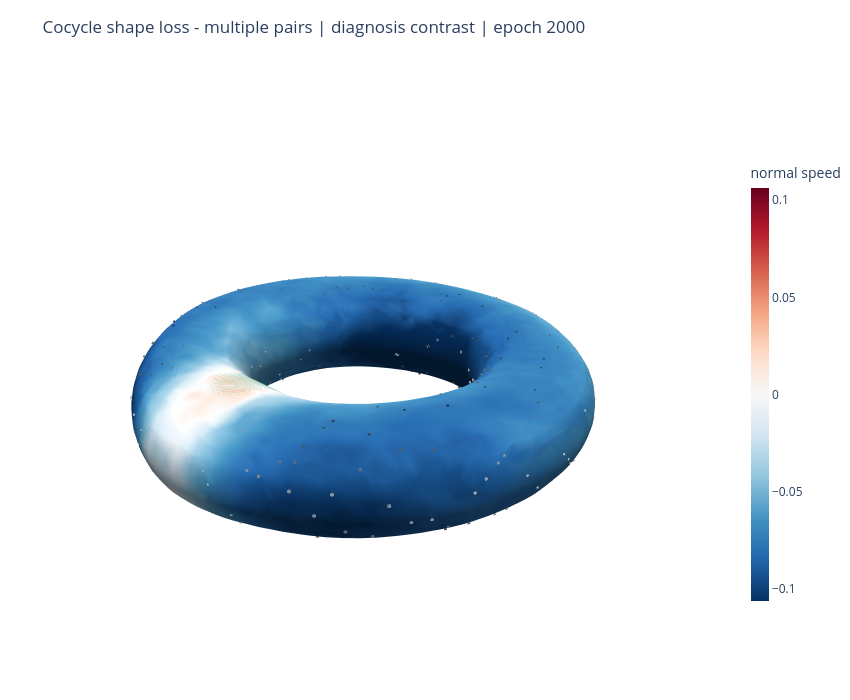
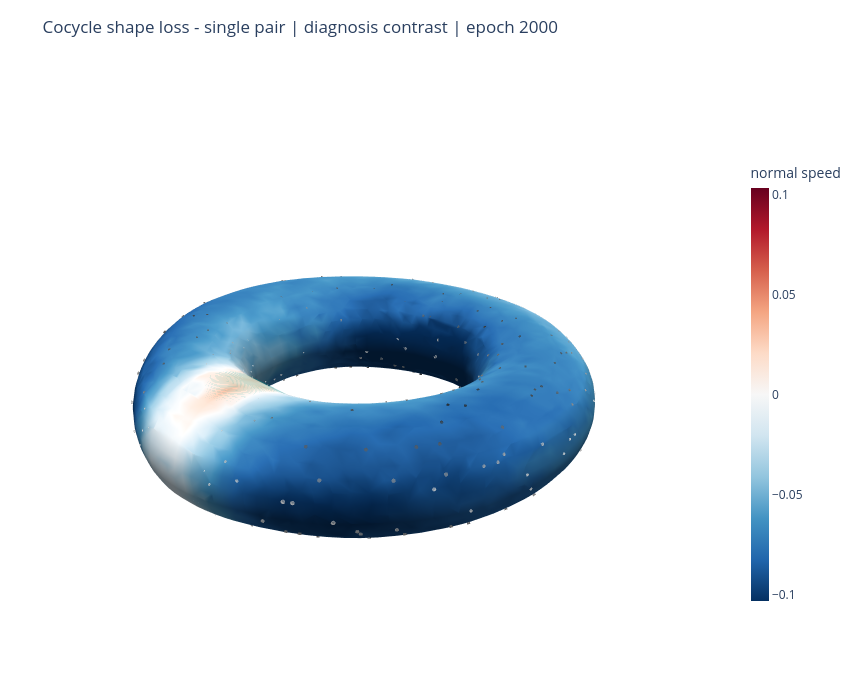

The code cell stored with these charts, in order, in its notebook:
### Markdown cell above
## Perturbed surfaces and local normal arrows

### Code cell
def perturbed_mesh(model_name, map_name):
    model = MODELS[model_name]
    _, grid = decode_grid(
        model["decoder"], RESULTS[model_name][map_name]["z_step"], GRID_RES
    )
    return mesh_from_grid(grid)


def overlay_arrow_figure(model_name, map_name, arrow_count=350):
    model = MODELS[model_name]
    base_mesh = GEOMETRY[model_name]["mesh"]
    step_mesh = perturbed_mesh(model_name, map_name)
    values = RESULTS[model_name][map_name]["normal_speed"]
    arrows = RESULTS[model_name][map_name]["arrows"]
    limit = robust_symmetric_limit([values])
    fig = go.Figure()
    fig.add_trace(
        mesh_surface_trace(
            base_mesh,
            values,
            -limit,
            limit,
            show_colorbar=True,
            title="normal speed",
        )
    )

    step_v = np.asarray(step_mesh.vertices)
    step_f = np.asarray(step_mesh.faces)
    fig.add_trace(
        go.Mesh3d(
            x=step_v[:, 0],
            y=step_v[:, 1],
            z=step_v[:, 2],
            i=step_f[:, 0],
            j=step_f[:, 1],
            k=step_f[:, 2],
            color="#00A6A6",
            opacity=0.20,
            name="transported surface",
            hoverinfo="skip",
        )
    )

    count = min(int(arrow_count), len(base_mesh.vertices))
    indices = np.linspace(0, len(base_mesh.vertices) - 1, count, dtype=int)
    xyz = np.asarray(base_mesh.vertices)[indices]
    vec = arrows[indices]
    fig.add_trace(
        go.Cone(
            x=xyz[:, 0],
            y=xyz[:, 1],
            z=xyz[:, 2],
            u=vec[:, 0],
            v=vec[:, 1],
            w=vec[:, 2],
            sizemode="scaled",
            sizeref=max(limit, 1e-8) * 4.0,
            colorscale="Greys",
            showscale=False,
            opacity=0.65,
            name="normal velocity",
            hoverinfo="skip",
        )
    )
    fig.update_layout(
        title=f"{model['label']} | {map_name.replace('_', ' ')} | epoch {model['epoch']}",
        scene=dict(
            aspectmode="data",
            xaxis_visible=False,
            yaxis_visible=False,
            zaxis_visible=False,
            camera=dict(eye=dict(x=1.55, y=1.55, z=1.05)),
        ),
        width=850,
        height=700,
        margin=dict(l=0, r=0, t=65, b=0),
    )
    return fig


for model_name in MODELS:
    overlay_arrow_figure(model_name, "diagnosis_contrast").show()

### Figure 1 — Plotly figure (JSON) as saved in the notebook; plotly's stock layout.template omitted (floating-point values rounded to 4 significant figures; data arrays with more than 128 entries replaced by an {"elided": "..."} marker saying what was removed)
{"data": [{"cmax": 0.1063, "cmin": -0.1063, "colorbar": {"len": 0.72, "thickness": 18, "title": {"text": "normal speed"}}, "colorscale": [[0, "rgb(5,48,97)"], [0.1, "rgb(33,102,172)"], [0.2, "rgb(67,147,195)"], [0.3, "rgb(146,197,222)"], [0.4, "rgb(209,229,240)"], [0.5, "rgb(247,247,247)"], [0.6, "rgb(253,219,199)"], [0.7, "rgb(244,165,130)"], [0.8, "rgb(214,96,77)"], [0.9, "rgb(178,24,43)"], [1, "rgb(103,0,31)"]], "flatshading": false, "hovertemplate": "value=%{intensity:.5g}<extra></extra>", "i": {"elided": "11724 int values"}, "intensity": {"elided": "5862 float values"}, "intensitymode": "vertex", "j": {"elided": "11724 int values"}, "k": {"elided": "11724 int values"}, "lighting": {"ambient": 0.45, "diffuse": 0.75, "roughness": 0.65, "specular": 0.25}, "lightposition": {"x": 100, "y": 150, "z": 200}, "showscale": true, "type": "mesh3d", "x": {"elided": "5862 float values"}, "y": {"elided": "5862 float values"}, "z": {"elided": "5862 float values"}}, {"color": "#00A6A6", "hoverinfo": "skip", "i": {"elided": "11280 int values"}, "j": {"elided": "11280 int values"}, "k": {"elided": "11280 int values"}, "name": "transported surface", "opacity": 0.2, "type": "mesh3d", "x": {"elided": "5640 float values"}, "y": {"elided": "5640 float values"}, "z": {"elided": "5640 float values"}}, {"colorscale": [[0, "rgb(255,255,255)"], [0.125, "rgb(240,240,240)"], [0.25, "rgb(217,217,217)"], [0.375, "rgb(189,189,189)"], [0.5, "rgb(150,150,150)"], [0.625, "rgb(115,115,115)"], [0.75, "rgb(82,82,82)"], [0.875, "rgb(37,37,37)"], [1, "rgb(0,0,0)"]], "hoverinfo": "skip", "name": "normal velocity", "opacity": 0.65, "showscale": false, "sizemode": "scaled", "sizeref": 0.4253, "type": "cone", "u": {"elided": "350 float values"}, "v": {"elided": "350 float values"}, "w": {"elided": "350 float values"}, "x": {"elided": "350 float values"}, "y": {"elided": "350 float values"}, "z": {"elided": "350 float values"}}], "layout": {"height": 700, "margin": {"b": 0, "l": 0, "r": 0, "t": 65}, "scene": {"aspectmode": "data", "camera": {"eye": {"x": 1.55, "y": 1.55, "z": 1.05}}, "xaxis": {"visible": false}, "yaxis": {"visible": false}, "zaxis": {"visible": false}}, "title": {"text": "Cocycle shape loss - multiple pairs | diagnosis contrast | epoch 2000"}, "width": 850}}

### Figure 2 — Plotly figure (JSON) as saved in the notebook; plotly's stock layout.template omitted (floating-point values rounded to 4 significant figures; data arrays with more than 128 entries replaced by an {"elided": "..."} marker saying what was removed)
{"data": [{"cmax": 0.1032, "cmin": -0.1032, "colorbar": {"len": 0.72, "thickness": 18, "title": {"text": "normal speed"}}, "colorscale": [[0, "rgb(5,48,97)"], [0.1, "rgb(33,102,172)"], [0.2, "rgb(67,147,195)"], [0.3, "rgb(146,197,222)"], [0.4, "rgb(209,229,240)"], [0.5, "rgb(247,247,247)"], [0.6, "rgb(253,219,199)"], [0.7, "rgb(244,165,130)"], [0.8, "rgb(214,96,77)"], [0.9, "rgb(178,24,43)"], [1, "rgb(103,0,31)"]], "flatshading": false, "hovertemplate": "value=%{intensity:.5g}<extra></extra>", "i": {"elided": "11720 int values"}, "intensity": {"elided": "5860 float values"}, "intensitymode": "vertex", "j": {"elided": "11720 int values"}, "k": {"elided": "11720 int values"}, "lighting": {"ambient": 0.45, "diffuse": 0.75, "roughness": 0.65, "specular": 0.25}, "lightposition": {"x": 100, "y": 150, "z": 200}, "showscale": true, "type": "mesh3d", "x": {"elided": "5860 float values"}, "y": {"elided": "5860 float values"}, "z": {"elided": "5860 float values"}}, {"color": "#00A6A6", "hoverinfo": "skip", "i": {"elided": "11276 int values"}, "j": {"elided": "11276 int values"}, "k": {"elided": "11276 int values"}, "name": "transported surface", "opacity": 0.2, "type": "mesh3d", "x": {"elided": "5638 float values"}, "y": {"elided": "5638 float values"}, "z": {"elided": "5638 float values"}}, {"colorscale": [[0, "rgb(255,255,255)"], [0.125, "rgb(240,240,240)"], [0.25, "rgb(217,217,217)"], [0.375, "rgb(189,189,189)"], [0.5, "rgb(150,150,150)"], [0.625, "rgb(115,115,115)"], [0.75, "rgb(82,82,82)"], [0.875, "rgb(37,37,37)"], [1, "rgb(0,0,0)"]], "hoverinfo": "skip", "name": "normal velocity", "opacity": 0.65, "showscale": false, "sizemode": "scaled", "sizeref": 0.4129, "type": "cone", "u": {"elided": "350 float values"}, "v": {"elided": "350 float values"}, "w": {"elided": "350 float values"}, "x": {"elided": "350 float values"}, "y": {"elided": "350 float values"}, "z": {"elided": "350 float values"}}], "layout": {"height": 700, "margin": {"b": 0, "l": 0, "r": 0, "t": 65}, "scene": {"aspectmode": "data", "camera": {"eye": {"x": 1.55, "y": 1.55, "z": 1.05}}, "xaxis": {"visible": false}, "yaxis": {"visible": false}, "zaxis": {"visible": false}}, "title": {"text": "Cocycle shape loss - single pair | diagnosis contrast | epoch 2000"}, "width": 850}}
